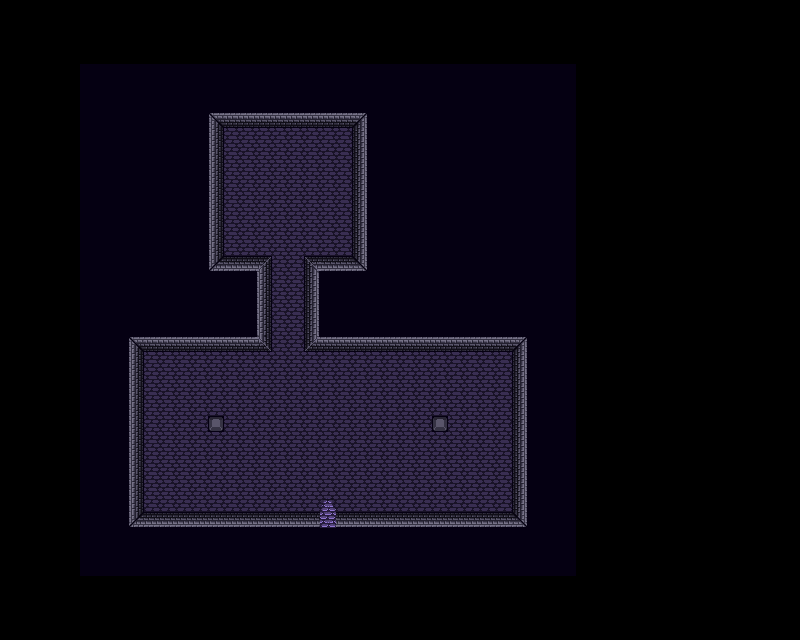

This is a level from a 2D game, rendered from its Tiled map with the project's own tilesets. A one-line summary and the complete map file follow:
An orthogonal 50x40 tile map with 16x16 px tiles, 1 tile layer (Tile Layer 1) and 19 objects (13x Wall, 4x Enemy Spawn, Door, Spawn).

<map version="1.2" tiledversion="1.3.1" orientation="orthogonal" renderorder="right-down" compressionlevel="0" width="50" height="40" tilewidth="16" tileheight="16" infinite="0" nextlayerid="3" nextobjectid="22">
 <tileset firstgid="1" name="Dungeon(Basement)" tilewidth="16" tileheight="16" tilecount="102" columns="6">
  <image source="DungeonStarter/DungeonStarter.png" width="96" height="272" />
 </tileset>
 <layer id="1" name="Tile Layer 1" width="50" height="40">
  <data encoding="csv">
0,0,0,0,0,0,0,0,0,0,0,0,0,0,0,0,0,0,0,0,0,0,0,0,0,0,0,0,0,0,0,0,0,0,0,0,0,0,0,0,0,0,0,0,0,0,0,0,0,0,
0,0,0,0,0,0,0,0,0,0,0,0,0,0,0,0,0,0,0,0,0,0,0,0,0,0,0,0,0,0,0,0,0,0,0,0,0,0,0,0,0,0,0,0,0,0,0,0,0,0,
0,0,0,0,0,0,0,0,0,0,0,0,0,0,0,0,0,0,0,0,0,0,0,0,0,0,0,0,0,0,0,0,0,0,0,0,0,0,0,0,0,0,0,0,0,0,0,0,0,0,
0,0,0,0,0,0,0,0,0,0,0,0,0,0,0,0,0,0,0,0,0,0,0,0,0,0,0,0,0,0,0,0,0,0,0,0,0,0,0,0,0,0,0,0,0,0,0,0,0,0,
0,0,0,0,0,34,34,34,34,34,34,34,34,34,34,34,34,34,34,34,34,34,34,34,34,34,34,34,34,34,34,34,34,34,34,34,0,0,0,0,0,0,0,0,0,0,0,0,0,0,
0,0,0,0,0,34,34,34,34,34,34,34,34,34,34,34,34,34,34,34,34,34,34,34,34,34,34,34,34,34,34,34,34,34,34,34,0,0,0,0,0,0,0,0,0,0,0,0,0,0,
0,0,0,0,0,34,34,34,34,34,34,34,34,34,34,34,34,34,34,34,34,34,34,34,34,34,34,34,34,34,34,34,34,34,34,34,0,0,0,0,0,0,0,0,0,0,0,0,0,0,
0,0,0,0,0,34,34,34,34,34,34,34,34,1,2,2,2,2,2,2,2,2,3,34,34,34,34,34,34,34,34,34,34,34,34,34,0,0,0,0,0,0,0,0,0,0,0,0,0,0,
0,0,0,0,0,34,34,34,34,34,34,34,34,7,8,8,8,8,8,8,8,8,9,34,34,34,34,34,34,34,34,34,34,34,34,34,0,0,0,0,0,0,0,0,0,0,0,0,0,0,
0,0,0,0,0,34,34,34,34,34,34,34,34,7,8,8,8,8,8,8,8,8,9,34,34,34,34,34,34,34,34,34,34,34,34,34,0,0,0,0,0,0,0,0,0,0,0,0,0,0,
0,0,0,0,0,34,34,34,34,34,34,34,34,7,8,8,8,8,8,8,8,8,9,34,34,34,34,34,34,34,34,34,34,34,34,34,0,0,0,0,0,0,0,0,0,0,0,0,0,0,
0,0,0,0,0,34,34,34,34,34,34,34,34,7,8,8,8,8,8,8,8,8,9,34,34,34,34,34,34,34,34,34,34,34,34,34,0,0,0,0,0,0,0,0,0,0,0,0,0,0,
0,0,0,0,0,34,34,34,34,34,34,34,34,7,8,8,8,8,8,8,8,8,9,34,34,34,34,34,34,34,34,34,34,34,34,34,0,0,0,0,0,0,0,0,0,0,0,0,0,0,
0,0,0,0,0,34,34,34,34,34,34,34,34,7,8,8,8,8,8,8,8,8,9,34,34,34,34,34,34,34,34,34,34,34,34,34,0,0,0,0,0,0,0,0,0,0,0,0,0,0,
0,0,0,0,0,34,34,34,34,34,34,34,34,7,8,8,8,8,8,8,8,8,9,34,34,34,34,34,34,34,34,34,34,34,34,34,0,0,0,0,0,0,0,0,0,0,0,0,0,0,
0,0,0,0,0,34,34,34,34,34,34,34,34,7,8,8,8,8,8,8,8,8,9,34,34,34,34,34,34,34,34,34,34,34,34,34,0,0,0,0,0,0,0,0,0,0,0,0,0,0,
0,0,0,0,0,34,34,34,34,34,34,34,34,13,14,14,10,8,8,11,14,14,15,34,34,34,34,34,34,34,34,34,34,34,34,34,0,0,0,0,0,0,0,0,0,0,0,0,0,0,
0,0,0,0,0,34,34,34,34,34,34,34,34,34,34,34,7,8,8,9,34,34,34,34,34,34,34,34,34,34,34,34,34,34,34,34,0,0,0,0,0,0,0,0,0,0,0,0,0,0,
0,0,0,0,0,34,34,34,34,34,34,34,34,34,34,34,7,8,8,9,34,34,34,34,34,34,34,34,34,34,34,34,34,34,34,34,0,0,0,0,0,0,0,0,0,0,0,0,0,0,
0,0,0,0,0,34,34,34,34,34,34,34,34,34,34,34,7,8,8,9,34,34,34,34,34,34,34,34,34,34,34,34,34,34,34,34,0,0,0,0,0,0,0,0,0,0,0,0,0,0,
0,0,0,0,0,34,34,34,34,34,34,34,34,34,34,34,7,8,8,9,34,34,34,34,34,34,34,34,34,34,34,34,34,34,34,34,0,0,0,0,0,0,0,0,0,0,0,0,0,0,
0,0,0,0,0,34,34,34,1,2,2,2,2,2,2,2,4,8,8,5,2,2,2,2,2,2,2,2,2,2,2,2,3,34,34,34,0,0,0,0,0,0,0,0,0,0,0,0,0,0,
0,0,0,0,0,34,34,34,7,8,8,8,8,8,8,8,8,8,8,8,8,8,8,8,8,8,8,8,8,8,8,8,9,34,34,34,0,0,0,0,0,0,0,0,0,0,0,0,0,0,
0,0,0,0,0,34,34,34,7,8,8,8,8,8,8,8,8,8,8,8,8,8,8,8,8,8,8,8,8,8,8,8,9,34,34,34,0,0,0,0,0,0,0,0,0,0,0,0,0,0,
0,0,0,0,0,34,34,34,7,8,8,8,8,8,8,8,8,8,8,8,8,8,8,8,8,8,8,8,8,8,8,8,9,34,34,34,0,0,0,0,0,0,0,0,0,0,0,0,0,0,
0,0,0,0,0,34,34,34,7,8,8,8,8,8,8,8,8,8,8,8,8,8,8,8,8,8,8,8,8,8,8,8,9,34,34,34,0,0,0,0,0,0,0,0,0,0,0,0,0,0,
0,0,0,0,0,34,34,34,7,8,8,8,8,33,8,8,8,8,8,8,8,8,8,8,8,8,8,33,8,8,8,8,9,34,34,34,0,0,0,0,0,0,0,0,0,0,0,0,0,0,
0,0,0,0,0,34,34,34,7,8,8,8,8,8,8,8,8,8,8,8,8,8,8,8,8,8,8,8,8,8,8,8,9,34,34,34,0,0,0,0,0,0,0,0,0,0,0,0,0,0,
0,0,0,0,0,34,34,34,7,8,8,8,8,8,8,8,8,8,8,8,8,8,8,8,8,8,8,8,8,8,8,8,9,34,34,34,0,0,0,0,0,0,0,0,0,0,0,0,0,0,
0,0,0,0,0,34,34,34,7,8,8,8,8,8,8,8,8,8,8,8,8,8,8,8,8,8,8,8,8,8,8,8,9,34,34,34,0,0,0,0,0,0,0,0,0,0,0,0,0,0,
0,0,0,0,0,34,34,34,7,8,8,8,8,8,8,8,8,8,8,8,8,8,8,8,8,8,8,8,8,8,8,8,9,34,34,34,0,0,0,0,0,0,0,0,0,0,0,0,0,0,
0,0,0,0,0,34,34,34,7,8,8,8,8,8,8,8,8,8,8,8,92,8,8,8,8,8,8,8,8,8,8,8,9,34,34,34,0,0,0,0,0,0,0,0,0,0,0,0,0,0,
0,0,0,0,0,34,34,34,13,14,14,14,14,14,14,14,14,14,14,14,98,14,14,14,14,14,14,14,14,14,14,14,15,34,34,34,0,0,0,0,0,0,0,0,0,0,0,0,0,0,
0,0,0,0,0,34,34,34,34,34,34,34,34,34,34,34,34,34,34,34,34,34,34,34,34,34,34,34,34,34,34,34,34,34,34,34,0,0,0,0,0,0,0,0,0,0,0,0,0,0,
0,0,0,0,0,34,34,34,34,34,34,34,34,34,34,34,34,34,34,34,34,34,34,34,34,34,34,34,34,34,34,34,34,34,34,34,0,0,0,0,0,0,0,0,0,0,0,0,0,0,
0,0,0,0,0,34,34,34,34,34,34,34,34,34,34,34,34,34,34,34,34,34,34,34,34,34,34,34,34,34,34,34,34,34,34,34,0,0,0,0,0,0,0,0,0,0,0,0,0,0,
0,0,0,0,0,0,0,0,0,0,0,0,0,0,0,0,0,0,0,0,0,0,0,0,0,0,0,0,0,0,0,0,0,0,0,0,0,0,0,0,0,0,0,0,0,0,0,0,0,0,
0,0,0,0,0,0,0,0,0,0,0,0,0,0,0,0,0,0,0,0,0,0,0,0,0,0,0,0,0,0,0,0,0,0,0,0,0,0,0,0,0,0,0,0,0,0,0,0,0,0,
0,0,0,0,0,0,0,0,0,0,0,0,0,0,0,0,0,0,0,0,0,0,0,0,0,0,0,0,0,0,0,0,0,0,0,0,0,0,0,0,0,0,0,0,0,0,0,0,0,0,
0,0,0,0,0,0,0,0,0,0,0,0,0,0,0,0,0,0,0,0,0,0,0,0,0,0,0,0,0,0,0,0,0,0,0,0,0,0,0,0,0,0,0,0,0,0,0,0,0,0
</data>
 </layer>
 <objectgroup id="2" name="Walls/Door And Spawn">
  <object id="1" name="Wall" type="Wall" x="208" y="112" width="16" height="160" />
  <object id="2" name="Wall" type="Wall" x="224" y="112" width="144" height="16" />
  <object id="3" name="Wall" type="Wall" x="352" y="128" width="16" height="144" />
  <object id="4" name="Wall" type="Wall" x="304" y="256" width="48" height="16" />
  <object id="5" name="Wall" type="Wall" x="304" y="272" width="16" height="80" />
  <object id="6" name="Wall" type="Wall" x="320" y="336" width="208" height="16" />
  <object id="7" name="Wall" type="Wall" x="224" y="256" width="48" height="16" />
  <object id="8" name="Wall" type="Wall" x="256" y="272" width="16" height="80" />
  <object id="9" name="Wall" type="Wall" x="128" y="336" width="128" height="16" />
  <object id="10" name="Wall" type="Wall" x="128" y="352" width="16" height="176" />
  <object id="11" name="Wall" type="Wall" x="144" y="512" width="176" height="16" />
  <object id="12" name="Wall" type="Wall" x="336" y="512" width="192" height="16" />
  <object id="13" name="Wall" type="Wall" x="512" y="352" width="16" height="160" />
  <object id="14" name="Door" type="Door" x="320" y="512" width="16" height="16" />
  <object id="16" type="Spawn" x="281" y="153.5" width="12.5" height="13" />
  <object id="18" type="Enemy Spawn" x="464" y="432" width="11" height="11.5" />
  <object id="19" type="Enemy Spawn" x="203" y="455" width="11" height="11.5" />
  <object id="20" type="Enemy Spawn" x="256" y="352" width="11" height="11.5" />
  <object id="21" type="Enemy Spawn" x="304" y="352" width="11" height="11.5" />
 </objectgroup>
</map>